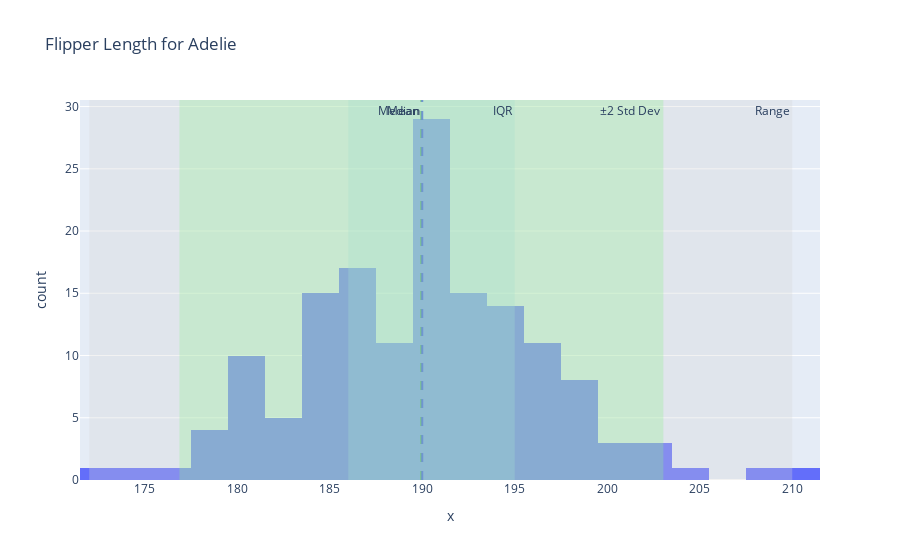
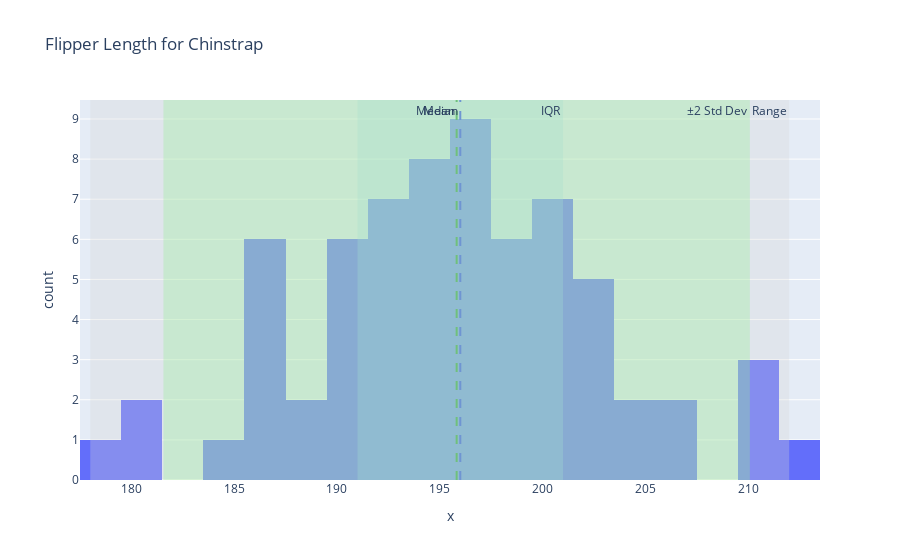
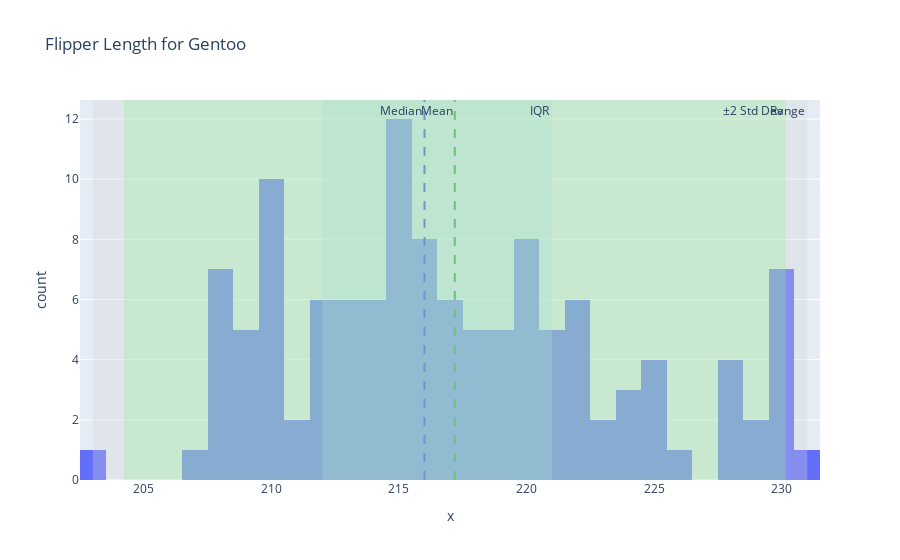
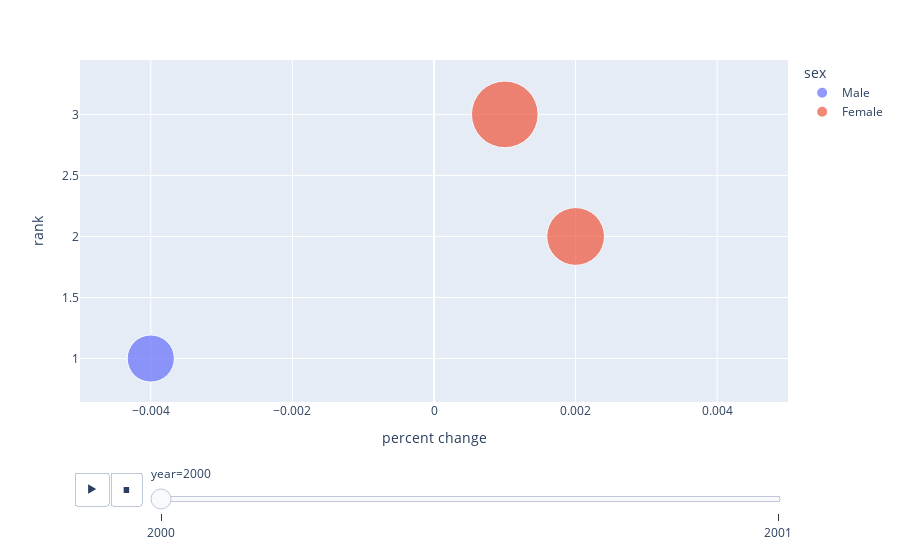

The notebook cell saved with these charts, in order:
### Markdown cell above
## 1

First, I'll plot histograms of flipper_length_mm for each species in the penguins dataset using Plotly. Then, I'll mark the mean and median of flipper_length_mm for each species using fig.add_vline() since they're vertical lines on the x-axis.

Next, I'll mark the scale. For the range, I'll use fig.add_vrect() to highlight the minimum and maximum values. For the interquartile range (IQR), I'll use add_vrect() again, covering the 25th to the 75th percentile.

Finally, I'll highlight the range defined by two standard deviations (±2 std dev) from the mean using fig.add_vrect(). Each of these visual markers will help show both the central tendency and spread of flipper_length_mm for each species in the dataset.

### Code cell
import plotly.express as px
import plotly.graph_objects as go
import pandas as pd
import seaborn as sns

# Load penguins dataset
penguins = sns.load_dataset('penguins')

# Define a function to create histograms for each species and mark statistics
def plot_histogram_with_annotations(species_name, flipper_length):
    # Create the histogram
    fig = px.histogram(x=flipper_length, nbins=30, title=f'Flipper Length for {species_name}')
    
    # Calculate statistics
    mean = flipper_length.mean()
    median = flipper_length.median()
    std = flipper_length.std()
    q1 = flipper_length.quantile(0.25)
    q3 = flipper_length.quantile(0.75)
    range_min, range_max = flipper_length.min(), flipper_length.max()
    
    # ±2 std deviation range
    lower_2std = mean - 2 * std
    upper_2std = mean + 2 * std
    
    # Add vertical lines for mean and median
    fig.add_vline(x=mean, line=dict(color='green', width=2, dash='dash'), annotation_text="Mean", annotation_position="top left")
    fig.add_vline(x=median, line=dict(color='blue', width=2, dash='dash'), annotation_text="Median", annotation_position="top left")
    
    # Add shaded regions for ranges
    # Full range
    fig.add_vrect(x0=range_min, x1=range_max, fillcolor="lightgrey", opacity=0.3, line_width=0, annotation_text="Range")
    # IQR
    fig.add_vrect(x0=q1, x1=q3, fillcolor="lightblue", opacity=0.3, line_width=0, annotation_text="IQR")
    # ±2 std deviation range
    fig.add_vrect(x0=lower_2std, x1=upper_2std, fillcolor="lightgreen", opacity=0.3, line_width=0, annotation_text="±2 Std Dev")
    
    # Show the plot
    fig.show()

# Filter penguins dataset by species and create histograms
species_list = penguins['species'].unique()

for species in species_list:
    species_data = penguins[penguins['species'] == species]
    flipper_length = species_data['flipper_length_mm'].dropna()  # drop missing values
    plot_histogram_with_annotations(species, flipper_length)

    
fig.show()
fig.show()

### Figure 1 — Plotly figure (JSON) as saved in the notebook; plotly's stock layout.template omitted (floating-point values rounded to 4 significant figures; data arrays with more than 128 entries replaced by an {"elided": "..."} marker saying what was removed)
{"data": [{"alignmentgroup": "True", "bingroup": "x", "hovertemplate": "x=%{x}<br>count=%{y}<extra></extra>", "legendgroup": "", "marker": {"color": "#636efa", "pattern": {"shape": ""}}, "name": "", "nbinsx": 30, "offsetgroup": "", "orientation": "v", "showlegend": false, "type": "histogram", "x": {"elided": "151 int values"}, "xaxis": "x", "yaxis": "y"}], "layout": {"annotations": [{"showarrow": false, "text": "Mean", "x": 190.0, "xanchor": "right", "xref": "x", "y": 1, "yanchor": "top", "yref": "y domain"}, {"showarrow": false, "text": "Median", "x": 190, "xanchor": "right", "xref": "x", "y": 1, "yanchor": "top", "yref": "y domain"}, {"showarrow": false, "text": "Range", "x": 210, "xanchor": "right", "xref": "x", "y": 1, "yanchor": "top", "yref": "y domain"}, {"showarrow": false, "text": "IQR", "x": 195, "xanchor": "right", "xref": "x", "y": 1, "yanchor": "top", "yref": "y domain"}, {"showarrow": false, "text": "±2 Std Dev", "x": 203.0, "xanchor": "right", "xref": "x", "y": 1, "yanchor": "top", "yref": "y domain"}], "barmode": "relative", "legend": {"tracegroupgap": 0}, "shapes": [{"line": {"color": "green", "dash": "dash", "width": 2}, "type": "line", "x0": 190.0, "x1": 190.0, "xref": "x", "y0": 0, "y1": 1, "yref": "y domain"}, {"line": {"color": "blue", "dash": "dash", "width": 2}, "type": "line", "x0": 190, "x1": 190, "xref": "x", "y0": 0, "y1": 1, "yref": "y domain"}, {"fillcolor": "lightgrey", "line": {"width": 0}, "opacity": 0.3, "type": "rect", "x0": 172, "x1": 210, "xref": "x", "y0": 0, "y1": 1, "yref": "y domain"}, {"fillcolor": "lightblue", "line": {"width": 0}, "opacity": 0.3, "type": "rect", "x0": 186, "x1": 195, "xref": "x", "y0": 0, "y1": 1, "yref": "y domain"}, {"fillcolor": "lightgreen", "line": {"width": 0}, "opacity": 0.3, "type": "rect", "x0": 176.9, "x1": 203.0, "xref": "x", "y0": 0, "y1": 1, "yref": "y domain"}], "title": {"text": "Flipper Length for Adelie"}, "xaxis": {"anchor": "y", "domain": [0, 1], "title": {"text": "x"}}, "yaxis": {"anchor": "x", "domain": [0, 1], "title": {"text": "count"}}}}

### Figure 2 — Plotly figure (JSON) as saved in the notebook; plotly's stock layout.template omitted (floating-point values rounded to 4 significant figures)
{"data": [{"alignmentgroup": "True", "bingroup": "x", "hovertemplate": "x=%{x}<br>count=%{y}<extra></extra>", "legendgroup": "", "marker": {"color": "#636efa", "pattern": {"shape": ""}}, "name": "", "nbinsx": 30, "offsetgroup": "", "orientation": "v", "showlegend": false, "type": "histogram", "x": [192, 196, 193, 188, 197, 198, 178, 197, 195, 198, 193, 194, 185, 201, 190, 201, 197, 181, 190, 195, 181, 191, 187, 193, 195, 197, 200, 200, 191, 205, 187, 201, 187, 203, 195, 199, 195, 210, 192, 205, 210, 187, 196, 196, 196, 201, 190, 212, 187, 198, 199, 201, 193, 203, 187, 197, 191, 203, 202, 194, 206, 189, 195, 207, 202, 193, 210, 198], "xaxis": "x", "yaxis": "y"}], "layout": {"annotations": [{"showarrow": false, "text": "Mean", "x": 195.8, "xanchor": "right", "xref": "x", "y": 1, "yanchor": "top", "yref": "y domain"}, {"showarrow": false, "text": "Median", "x": 196, "xanchor": "right", "xref": "x", "y": 1, "yanchor": "top", "yref": "y domain"}, {"showarrow": false, "text": "Range", "x": 212, "xanchor": "right", "xref": "x", "y": 1, "yanchor": "top", "yref": "y domain"}, {"showarrow": false, "text": "IQR", "x": 201, "xanchor": "right", "xref": "x", "y": 1, "yanchor": "top", "yref": "y domain"}, {"showarrow": false, "text": "±2 Std Dev", "x": 210.1, "xanchor": "right", "xref": "x", "y": 1, "yanchor": "top", "yref": "y domain"}], "barmode": "relative", "legend": {"tracegroupgap": 0}, "shapes": [{"line": {"color": "green", "dash": "dash", "width": 2}, "type": "line", "x0": 195.8, "x1": 195.8, "xref": "x", "y0": 0, "y1": 1, "yref": "y domain"}, {"line": {"color": "blue", "dash": "dash", "width": 2}, "type": "line", "x0": 196, "x1": 196, "xref": "x", "y0": 0, "y1": 1, "yref": "y domain"}, {"fillcolor": "lightgrey", "line": {"width": 0}, "opacity": 0.3, "type": "rect", "x0": 178, "x1": 212, "xref": "x", "y0": 0, "y1": 1, "yref": "y domain"}, {"fillcolor": "lightblue", "line": {"width": 0}, "opacity": 0.3, "type": "rect", "x0": 191, "x1": 201, "xref": "x", "y0": 0, "y1": 1, "yref": "y domain"}, {"fillcolor": "lightgreen", "line": {"width": 0}, "opacity": 0.3, "type": "rect", "x0": 181.6, "x1": 210.1, "xref": "x", "y0": 0, "y1": 1, "yref": "y domain"}], "title": {"text": "Flipper Length for Chinstrap"}, "xaxis": {"anchor": "y", "domain": [0, 1], "title": {"text": "x"}}, "yaxis": {"anchor": "x", "domain": [0, 1], "title": {"text": "count"}}}}

### Figure 3 — Plotly figure (JSON) as saved in the notebook; plotly's stock layout.template omitted (floating-point values rounded to 4 significant figures)
{"data": [{"alignmentgroup": "True", "bingroup": "x", "hovertemplate": "x=%{x}<br>count=%{y}<extra></extra>", "legendgroup": "", "marker": {"color": "#636efa", "pattern": {"shape": ""}}, "name": "", "nbinsx": 30, "offsetgroup": "", "orientation": "v", "showlegend": false, "type": "histogram", "x": [211, 230, 210, 218, 215, 210, 211, 219, 209, 215, 214, 216, 214, 213, 210, 217, 210, 221, 209, 222, 218, 215, 213, 215, 215, 215, 216, 215, 210, 220, 222, 209, 207, 230, 220, 220, 213, 219, 208, 208, 208, 225, 210, 216, 222, 217, 210, 225, 213, 215, 210, 220, 210, 225, 217, 220, 208, 220, 208, 224, 208, 221, 214, 231, 219, 230, 214, 229, 220, 223, 216, 221, 221, 217, 216, 230, 209, 220, 215, 223, 212, 221, 212, 224, 212, 228, 218, 218, 212, 230, 218, 228, 212, 224, 214, 226, 216, 222, 203, 225, 219, 228, 215, 228, 216, 215, 210, 219, 208, 209, 216, 229, 213, 230, 217, 230, 217, 222, 214, 215, 222, 212, 213], "xaxis": "x", "yaxis": "y"}], "layout": {"annotations": [{"showarrow": false, "text": "Mean", "x": 217.2, "xanchor": "right", "xref": "x", "y": 1, "yanchor": "top", "yref": "y domain"}, {"showarrow": false, "text": "Median", "x": 216, "xanchor": "right", "xref": "x", "y": 1, "yanchor": "top", "yref": "y domain"}, {"showarrow": false, "text": "Range", "x": 231, "xanchor": "right", "xref": "x", "y": 1, "yanchor": "top", "yref": "y domain"}, {"showarrow": false, "text": "IQR", "x": 221, "xanchor": "right", "xref": "x", "y": 1, "yanchor": "top", "yref": "y domain"}, {"showarrow": false, "text": "±2 Std Dev", "x": 230.2, "xanchor": "right", "xref": "x", "y": 1, "yanchor": "top", "yref": "y domain"}], "barmode": "relative", "legend": {"tracegroupgap": 0}, "shapes": [{"line": {"color": "green", "dash": "dash", "width": 2}, "type": "line", "x0": 217.2, "x1": 217.2, "xref": "x", "y0": 0, "y1": 1, "yref": "y domain"}, {"line": {"color": "blue", "dash": "dash", "width": 2}, "type": "line", "x0": 216, "x1": 216, "xref": "x", "y0": 0, "y1": 1, "yref": "y domain"}, {"fillcolor": "lightgrey", "line": {"width": 0}, "opacity": 0.3, "type": "rect", "x0": 203, "x1": 231, "xref": "x", "y0": 0, "y1": 1, "yref": "y domain"}, {"fillcolor": "lightblue", "line": {"width": 0}, "opacity": 0.3, "type": "rect", "x0": 212, "x1": 221, "xref": "x", "y0": 0, "y1": 1, "yref": "y domain"}, {"fillcolor": "lightgreen", "line": {"width": 0}, "opacity": 0.3, "type": "rect", "x0": 204.2, "x1": 230.2, "xref": "x", "y0": 0, "y1": 1, "yref": "y domain"}], "title": {"text": "Flipper Length for Gentoo"}, "xaxis": {"anchor": "y", "domain": [0, 1], "title": {"text": "x"}}, "yaxis": {"anchor": "x", "domain": [0, 1], "title": {"text": "count"}}}}

### Figure 4 — Plotly figure (JSON) as saved in the notebook; plotly's stock layout.template omitted (floating-point values rounded to 4 significant figures)
{"data": [{"hovertemplate": "<b>%{hovertext}</b><br><br>sex=Male<br>year=2000<br>percent change=%{x}<br>rank=%{y}<br>percent=%{marker.size}<extra></extra>", "hovertext": ["A"], "ids": ["A"], "legendgroup": "Male", "marker": {"color": "#636efa", "size": [20], "sizemode": "area", "sizeref": 0.018, "symbol": "circle"}, "mode": "markers", "name": "Male", "orientation": "v", "showlegend": true, "type": "scatter", "x": [-0.004], "xaxis": "x", "y": [1], "yaxis": "y"}, {"hovertemplate": "<b>%{hovertext}</b><br><br>sex=Female<br>year=2000<br>percent change=%{x}<br>rank=%{y}<br>percent=%{marker.size}<extra></extra>", "hovertext": ["B", "C"], "ids": ["B", "C"], "legendgroup": "Female", "marker": {"color": "#EF553B", "size": [30, 40], "sizemode": "area", "sizeref": 0.018, "symbol": "circle"}, "mode": "markers", "name": "Female", "orientation": "v", "showlegend": true, "type": "scatter", "x": [0.002, 0.001], "xaxis": "x", "y": [2, 3], "yaxis": "y"}], "layout": {"legend": {"itemsizing": "constant", "title": {"text": "sex"}, "tracegroupgap": 0}, "margin": {"t": 60}, "sliders": [{"active": 0, "currentvalue": {"prefix": "year="}, "len": 0.9, "pad": {"b": 10, "t": 60}, "steps": [{"args": [["2000"], {"frame": {"duration": 0, "redraw": false}, "fromcurrent": true, "mode": "immediate", "transition": {"duration": 0, "easing": "linear"}}], "label": "2000", "method": "animate"}, {"args": [["2001"], {"frame": {"duration": 0, "redraw": false}, "fromcurrent": true, "mode": "immediate", "transition": {"duration": 0, "easing": "linear"}}], "label": "2001", "method": "animate"}], "x": 0.1, "xanchor": "left", "y": 0, "yanchor": "top"}], "updatemenus": [{"buttons": [{"args": [null, {"frame": {"duration": 500, "redraw": false}, "fromcurrent": true, "mode": "immediate", "transition": {"duration": 500, "easing": "linear"}}], "label": "&#9654;", "method": "animate"}, {"args": [[null], {"frame": {"duration": 0, "redraw": false}, "fromcurrent": true, "mode": "immediate", "transition": {"duration": 0, "easing": "linear"}}], "label": "&#9724;", "method": "animate"}], "direction": "left", "pad": {"r": 10, "t": 70}, "showactive": false, "type": "buttons", "x": 0.1, "xanchor": "right", "y": 0, "yanchor": "top"}], "xaxis": {"anchor": "y", "domain": [0, 1], "range": [-0.005, 0.005], "title": {"text": "percent change"}}, "yaxis": {"anchor": "x", "domain": [0, 1], "title": {"text": "rank"}}}}
